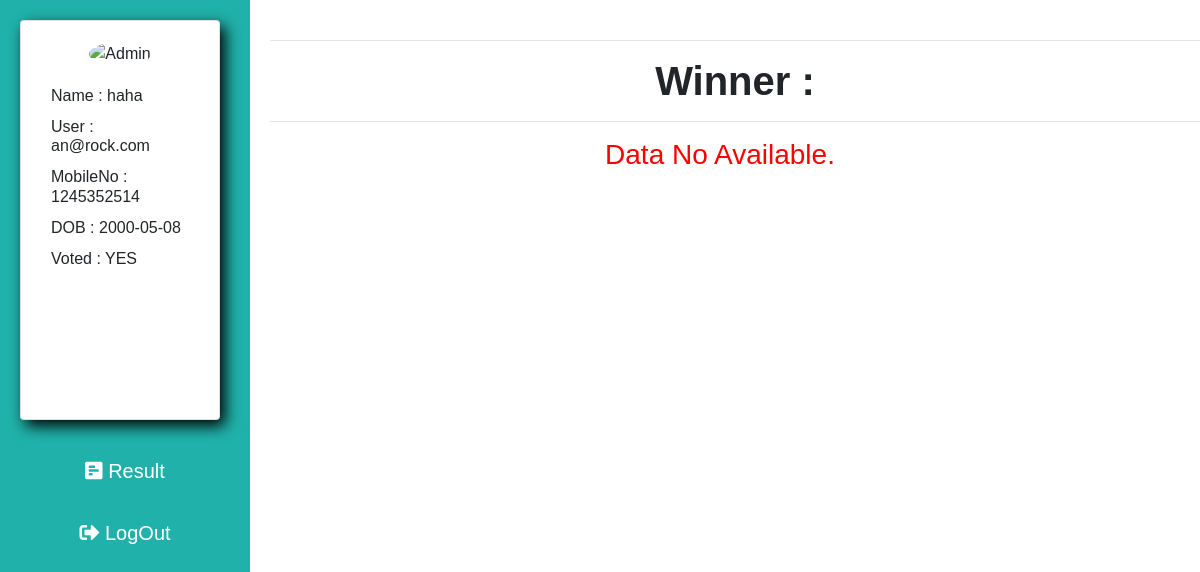
Screenshot of /LoginResult.php (signed in) with the database file from the repository.
### tables this page shows
CREATE TABLE `register` (
  `FullName` varchar(40) NOT NULL,
  `MobileNo` bigint(11) NOT NULL,
  `Email` varchar(30) NOT NULL,
  `DOB` date NOT NULL,
  `Password` varchar(30) NOT NULL,
  `Status` varchar(11) NOT NULL,
  `Voted` varchar(11) NOT NULL
);

### Loginnav.php (the view, shortened to what this page needs)
<?php
$user = $_SESSION['Email'];
$conn = mysqli_connect('localhost', 'root', '', 'voting_system');
$select = "select * from register where Email='$user'";
$run = mysqli_query($conn, $select);
$row_user = mysqli_fetch_array($run);
$FullName = $row_user['FullName'];
$MobileNo = $row_user['MobileNo'];
$DOB = $row_user['DOB'];
$Voted = $row_user['Voted'];
?>
<!DOCTYPE html>
<html lang="en">
<head>
    <link rel='stylesheet' type='text/css' media='screen' href='LoginSuccess.css'>
  <link rel="stylesheet" href="https://stackpath.bootstrapcdn.com/bootstrap/4.5.2/css/bootstrap.min.css">
  <link rel="stylesheet" href="https://pro.fontawesome.com/releases/v5.10.0/css/all.css" />
</head>
<body>
<div class="space">
    <div class="card">
      <center>
        <img src="https://bootdey.com/img/Content/avatar/avatar7.png" alt="Admin" class="rounded-circle" width="150">
      </center>
      <div class="card-body">
        <h6 class="card-title">Name : <?php echo $FullName; ?></h6>
        <h6 class="card-title">User : <?php echo $user; ?></h6>
        <h6 class="card-title">MobileNo : <?php echo $MobileNo; ?></h6>
        <h6 class="card-title">DOB : <?php echo $DOB; ?></h6>
        <h6 class="card-title">Voted : <?php echo $Voted; ?></h6>
      </div>
    </div>
    <a href="LoginResult.php"><i class="fas fa-poll-h"></i> Result</a>
    <a href="Logout.php"><i class="fas fa-sign-out-alt"></i> LogOut</a>
  </div>
</body>
</html>

### LoginSuccess.css (style rules this page uses)
* { font-family: 'poppins',sans-serif; }
.space { width: 250px; min-height: 250vh; background-color: lightseagreen; position: fixed; overflow: auto; text-align: center; }
.space a { display: block; color: white; font-size: 20px; padding: 16px; text-decoration: none; }
.space .card { width:200px; height:400px; box-shadow: 5px 6px 15px black; padding-top: 20px; text-align: left; }
div .card { width: 400px; height: auto; margin: 20px; padding: 10px; box-shadow: 5px 6px 20px lightseagreen; }

### rows the page displays
register: FullName "haha", MobileNo "1245352514", DOB "2000-05-08", Voted "YES"

### other values shown
$user "an@rock.com"
